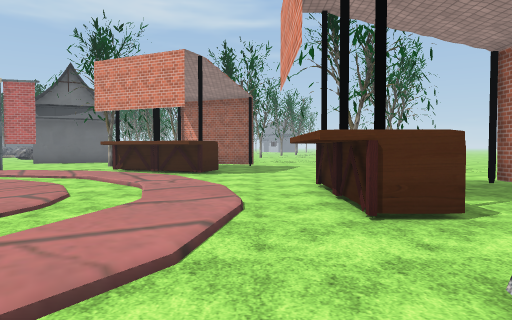
view 1 (above)

24 first-person views from a walk through a Unity game level. The camera is 1.5 m above the floor, tilts 2° down and sees 70° across. Doors are open. The floor is counted in squares, 2 m on a side. Each view is taken from the middle of a square. On the plan, view 1 faces up. The plan holds only what a view shows up to about 11 squares ahead; the rest is blank. The place goes on beyond the plan. The terrain is drawn as flat ground. The player is left out. Some surface patterns are stand-ins.

view 2
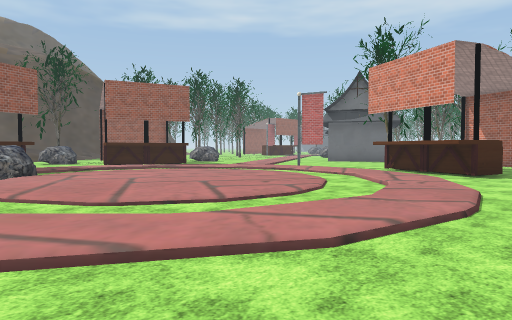

view 3
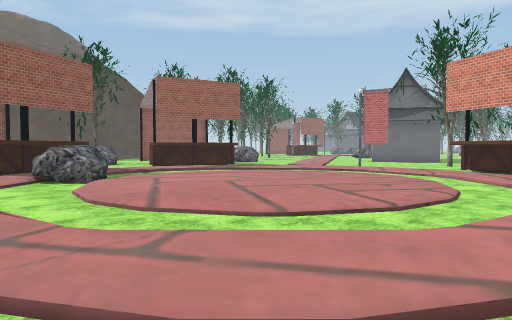

view 4
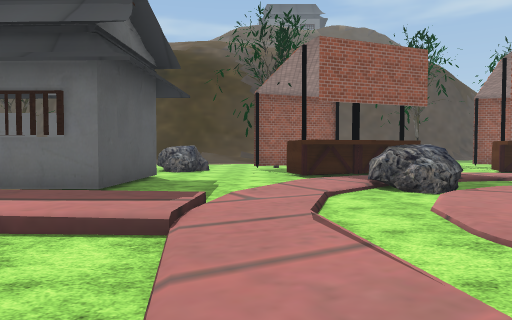

view 5
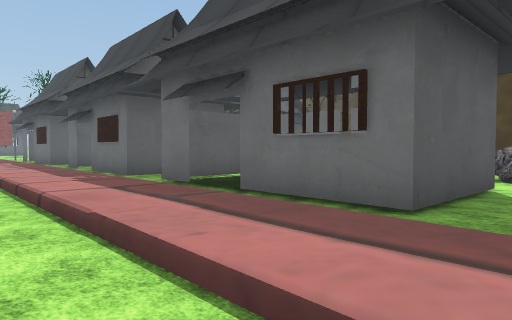

view 6
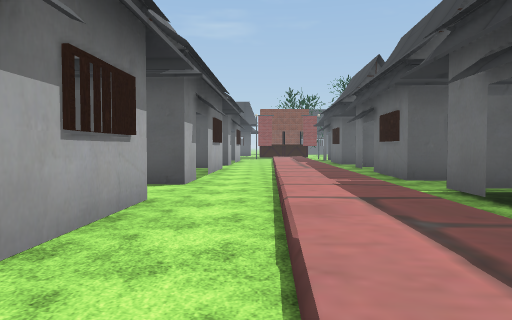

view 7
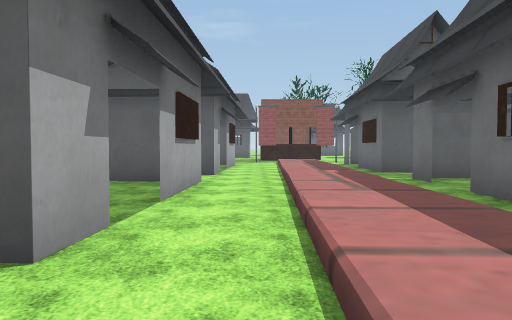

view 8
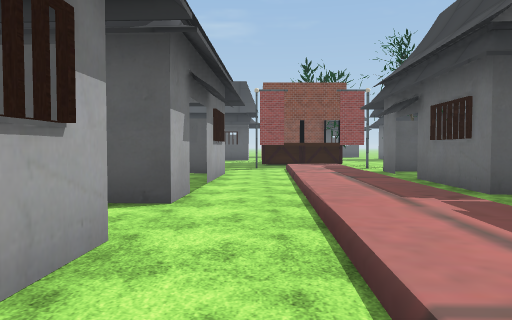

view 9
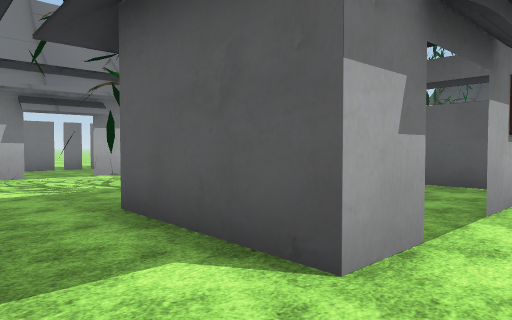

view 10
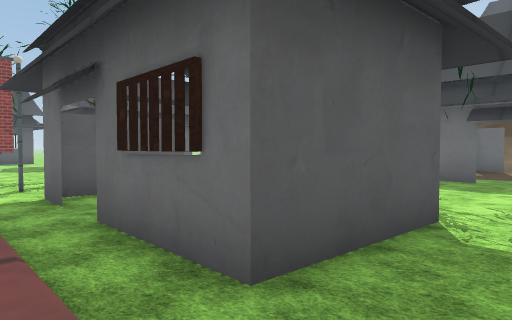

view 11
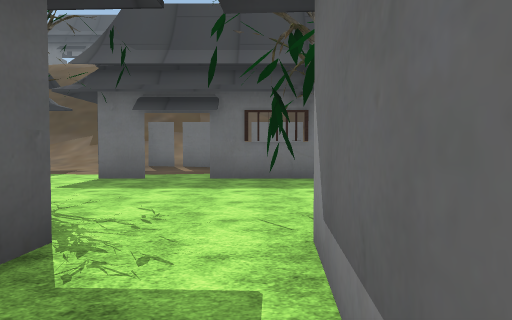

view 12
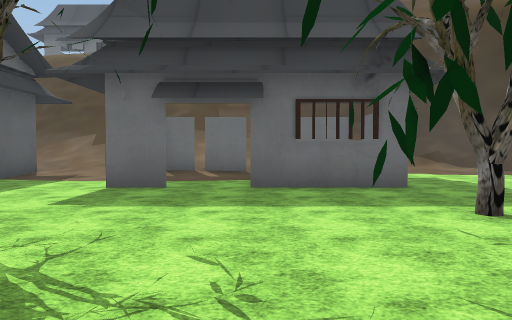

view 13
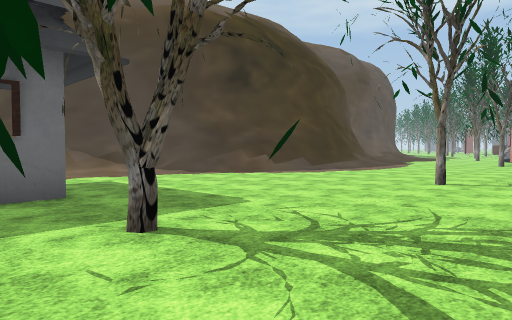

view 14
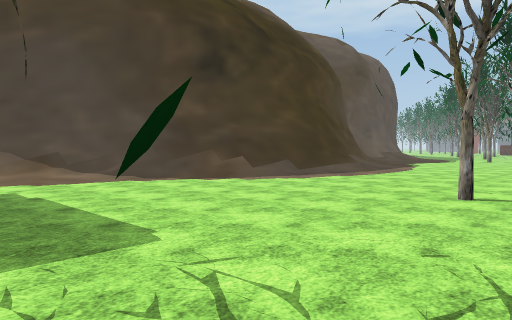

view 15
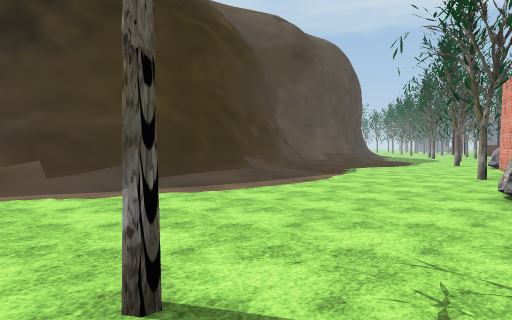

view 16
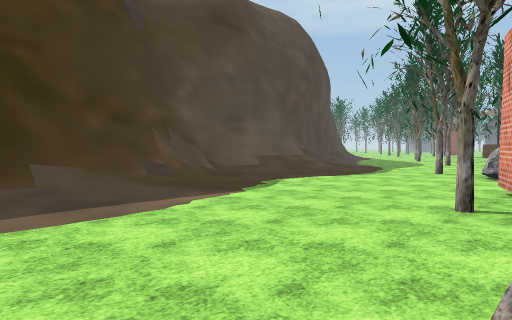

view 17
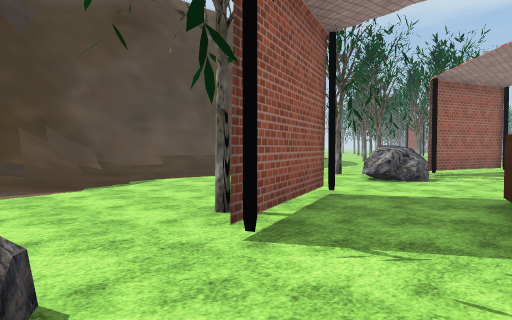

view 18
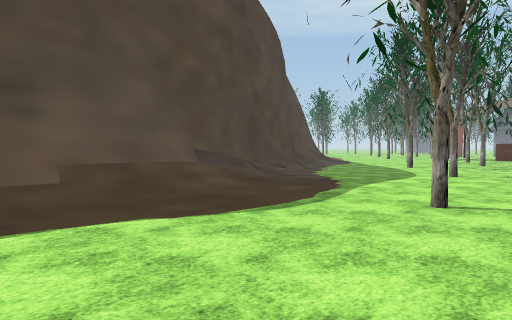

view 19
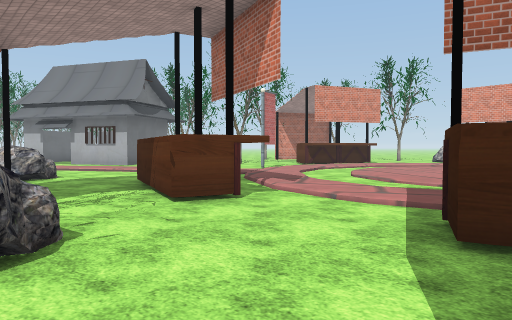

view 20
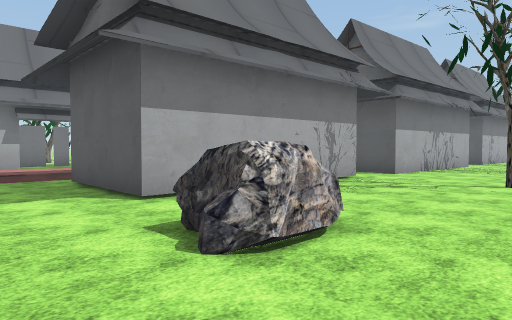

view 21
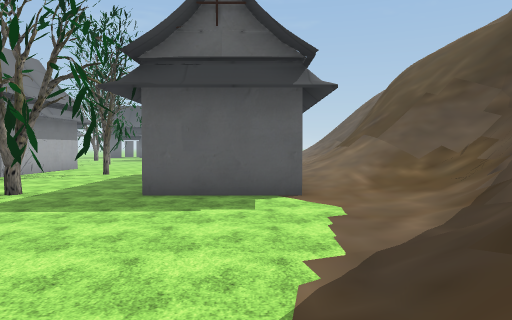

view 22
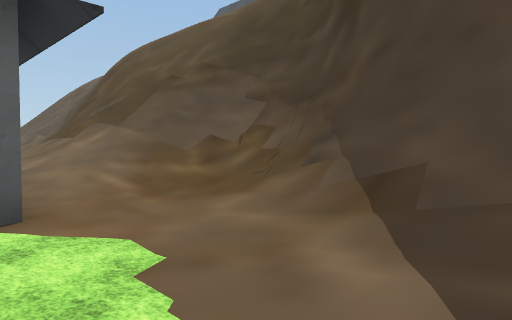

view 23
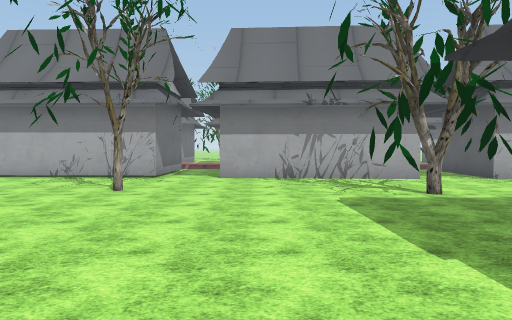

view 24
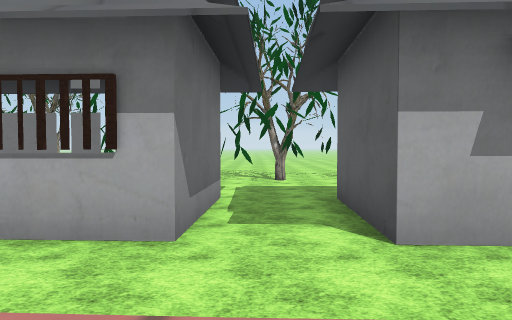

### Floor plan
Key: @ floor where view 1 was taken; # wall or solid block; x gap in a wall; . main floor; : floor 0.25 m higher than the main floor; + floor 0.5 m higher than the main floor; / step, stairs or slope; D open door; = window, fence, low wall or low ledge; ^ raised ledge; v drop or lower ground; T tree; R rock; H thing the floor can be seen under or through; O other object.
Columns run from 28 left of view 1 to 4 right of it. Each row starts with its distance up from view 1.
 12       ....   RR..       #
 11      ...T.   ....    O  ###...
 10     /.....  #...     ::: ##...
  9    #/.......#..# ./:/ //::/...
  8    ##/......#..# /:/../../:...
  7     #//....##.## :/./:::/.//.#  x
  6     ^//..T.R...#//./::::://:.# ..
  5     ==/....RR...:/.::::::/.:/# ..
  4      #/.........:/.:::::::.:/##.
  3      #/.......##//./::::://:...
  2      #/........##:RR::::/.//..O
  1      #/.....#..##//..///./:/. O
  0     v#//....T#.#./://.///:..@.
 -1     v=#/.....#...../::/:// .
 -2      v#//.........../+/.
 -3      v^#/....RR...../+/.#
 -4      v^#/....R..###x/+/.D
 -5      v^#/.......# #=/+/.D##
 -6       =#/.......#  ./+/.###
 -7      v##/.......#  D/+..# #
 -8      v#/........# #D/+..###..T.TT
 -9      =#/....T...###./+.......T..
-10     v=/............./+.......#T.
-11     #//.........##..++.D###....T
-12    ##/..........###.++.D#
-13    ^//..........###.++.D#
-14   ^=/......T.T..##D.++..#
-15  ^=///.... HT...##D.++..#
-16 ==////###HHHH...##D.++..##
-17 ^=////# ##...T......++.........
-18 ==////#  D..........++.####.T...D
-19 ==////#  D......###.+/.D    ....D
-20 //////#  D.....## #.+/.D      ..#
-21  /=///  ....T     #.+/.#        #
-22   =////.....      D.+/.#
-23    ////...        D/+/.###
-24      /##       ####/+/..

Positions as (right, up) in squares from view 1, and headings:
1: (0, 0), facing up
2: (1, 0), facing up-left
3: (-1, -1), facing up-left
4: (-3, -1), facing left
5: (-5, -2), facing down-left
6: (-6, -3), facing down
7: (-6, -8), facing down
8: (-6, -13), facing down
9: (-6, -16), facing down-right
10: (-8, -17), facing down-left
11: (-10, -17), facing left
12: (-12, -18), facing left
13: (-13, -17), facing up-left
14: (-14, -15), facing up-left
15: (-14, -10), facing up-left
16: (-15, -5), facing up-left
17: (-13, -3), facing up-left
18: (-17, 1), facing up-left
19: (-17, 2), facing up-right
20: (-17, -1), facing down-right
21: (-21, -8), facing down
22: (-21, -11), facing down-left
23: (-23, -12), facing right
24: (-8, -9), facing right
